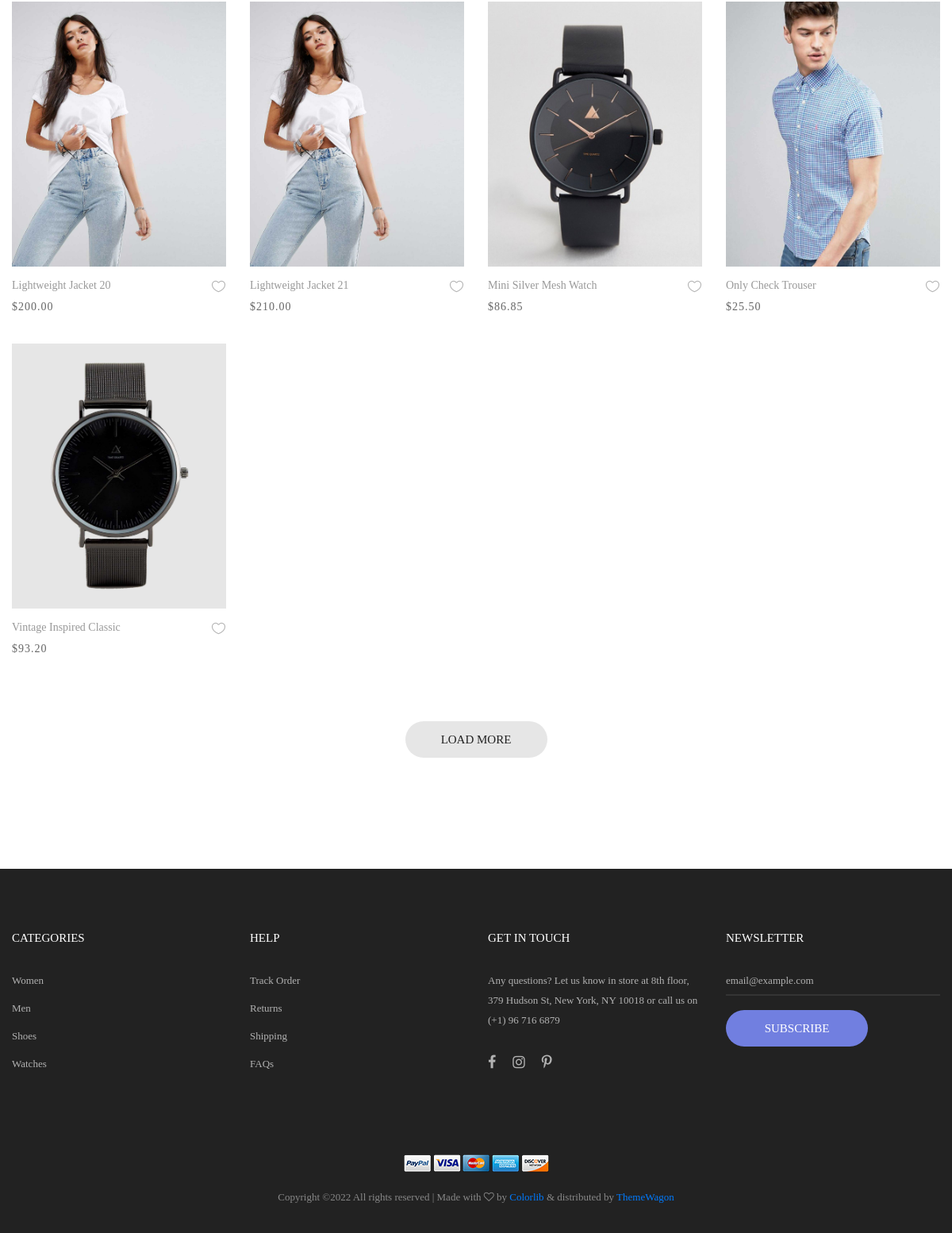
Before: /products/ (lower part) with the older database file.
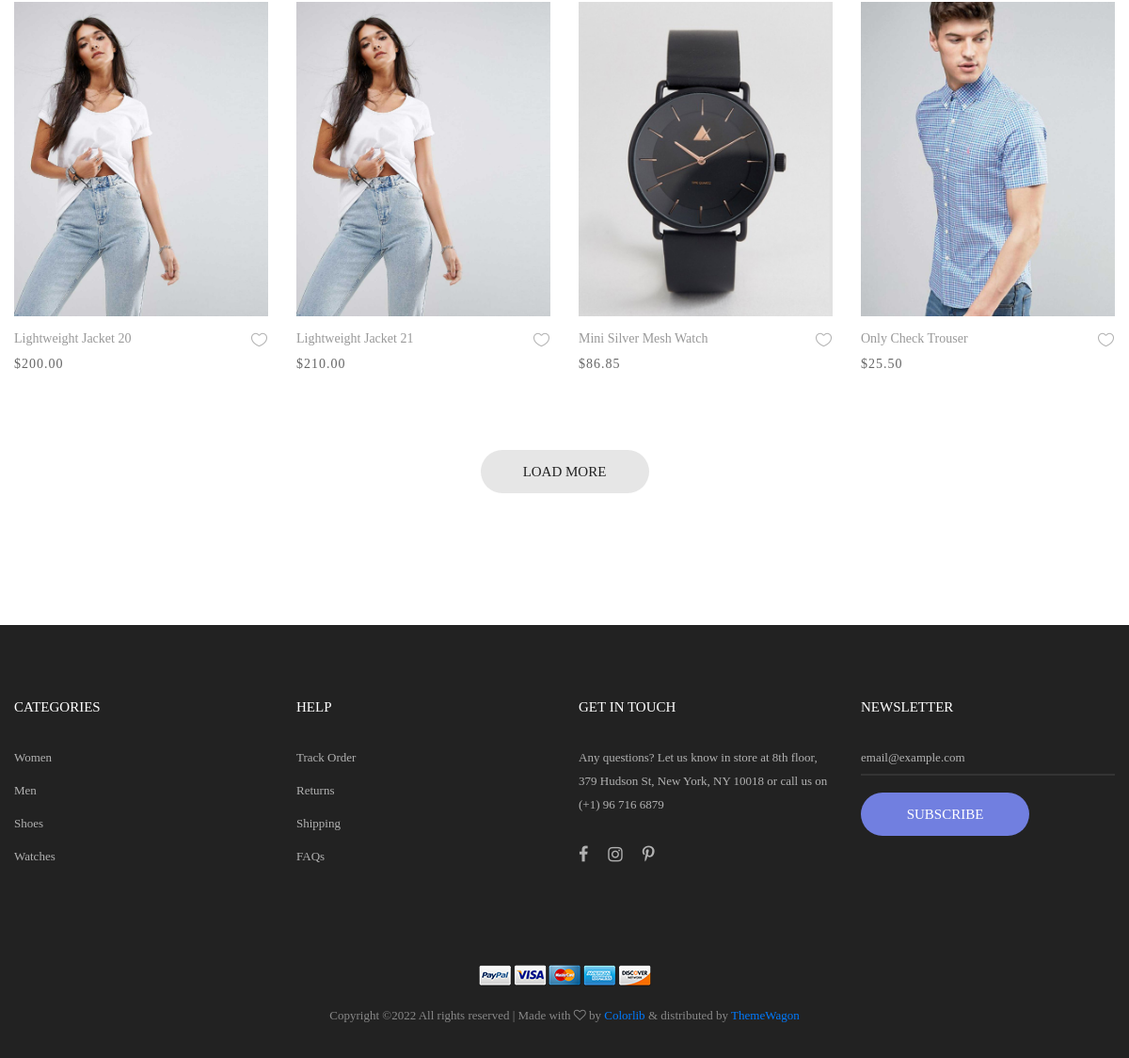
After: the same page with the newer database file.
### ShopApp/models.py (models this page shows, shortened)
class Product(models.Model):
    category = models.ForeignKey(Category, related_name='products', on_delete=models.CASCADE)
    name = models.CharField(max_length=200, db_index=True)
    slug = models.SlugField(max_length=200, db_index=True)
    image = models.ImageField(upload_to='products/%Y/%m/%d', blank=True)
    description = models.TextField(blank=True)
    price = models.DecimalField(max_digits=10, decimal_places=2)
    stock = models.PositiveIntegerField()
    available = models.BooleanField(default=True)
    created = models.DateTimeField(auto_now_add=True)
    updated = models.DateTimeField(auto_now=True)
    class Meta:
        ordering = ('name',)
        verbose_name = 'Tovar'
        verbose_name_plural = 'Tovars'
        index_together = (('id', 'slug'),)

### ShopApp/views.py (the view)
# urls.py: path('products/', views.ProductList.as_view(), name='products_list'),
class ProductList(ListView):
    model = Product
    queryset = Product.objects.filter(available=True)[:16]
    template_name = 'ShopApp/product.html'

### CartApp/context_processors.py (called while the page is built)
def cart(request):
    return {'CartApp': Cart(request)}

### templates/ShopApp/product.html (shortened to what this page needs)
{% extends 'ShopApp/include/base.html' %}
{% load static %}
{% block content %}
	<div class="bg0 m-t-23 p-b-140">
		<div class="container">
			<div class="row isotope-grid">
                {% for product in product_list %}
                    <div class="col-sm-6 col-md-4 col-lg-3 p-b-35 isotope-item {{ product.category.name }}">
                    <div class="block2">
                        <div class="block2-pic hov-img0">
                            <a href="{% url 'detail_product' product.slug %}">
                                <img src="{{ product.image.url }}" alt="IMG-PRODUCT">
                            </a>
                        </div>
                        <div class="block2-txt flex-w flex-t p-t-14">
                            <div class="block2-txt-child1 flex-col-l ">
                                <a href="{% url 'detail_product' product.slug %}" class="stext-104 cl4 hov-cl1 trans-04 js-name-b2 p-b-6">
                                    {{ product.name }}
                                </a>
                                <span class="stext-105 cl3">
                                    ${{ product.price }}
                                </span>
                            </div>
                            <div class="block2-txt-child2 flex-r p-t-3">
                                <a href="#" class="btn-addwish-b2 dis-block pos-relative js-addwish-b2">
                                    <img class="icon-heart1 dis-block trans-04" src="{% static 'images/icons/icon-heart-01.png' %}" alt="ICON">
                                </a>
                            </div>
                        </div>
                    </div>
                </div>
                {% endfor %}
            </div>
			<div class="flex-c-m flex-w w-full p-t-45">
				<a href="#" class="flex-c-m stext-101 cl5 size-103 bg2 bor1 hov-btn1 p-lr-15 trans-04">
					Load More
				</a>
			</div>
		</div>
	</div>
{% endblock %}

Changed rows visible on the page:
no longer on this page (row edited): Product: image (picture), name "Vintage Inspired Classic", price "93.20"
